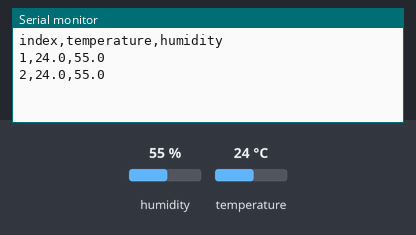
The sketch below on a simulated Arduino Uno, built with avr-gcc and run on an emulated ATmega328P. Shown: the last lines printed to the serial monitor. Inputs (shaded band) come from the test bench; at power-on: humidity 55 %, temperature 24 °C.

Above: at 6.8 s.
6.9 s: humidity set to 22 %
At 9.4 s:
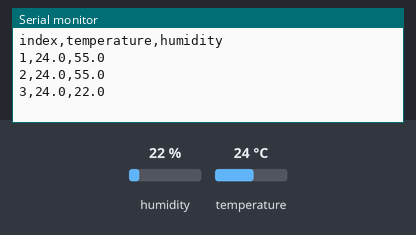
11.4 s: temperature set to 12 °C
At 12.9 s:
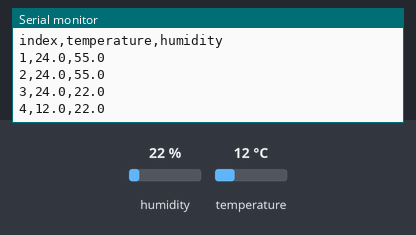
15.9 s: humidity set to 40 %
At 18.7 s:
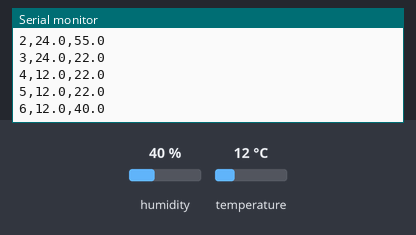
Timing chart, 0 to 20.2 s (numbered marks = the images above; inputs shaded):
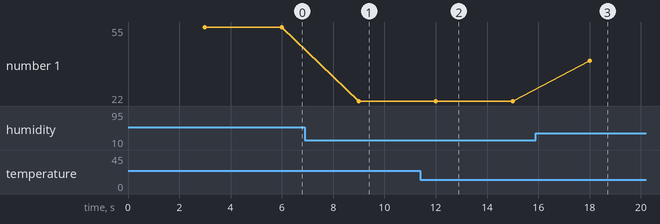

The sketch:

dht11_sensor.ino.ino
```cpp
#include <dht_nonblocking.h>
#define DHT_SENSOR_TYPE DHT_TYPE_11 //include the library

static const int DHT_SENSOR_PIN = 2;
DHT_nonblocking dht_sensor(DHT_SENSOR_PIN, DHT_SENSOR_TYPE);

int readingCount = 0;
const int maxReadings = 200;

void setup() {
  Serial.begin(9600);
  Serial.println("index,temperature,humidity"); // CSV header
}

static bool measure_environment(float *temperature, float *humidity) {
  static unsigned long measurement_timestamp = millis();

  //take reading every 3s
  if (millis() - measurement_timestamp > 3000ul) {
    if (dht_sensor.measure(temperature, humidity) == true) {
      measurement_timestamp = millis();
      return true;
    }
  }
  return false;
}

void loop() {
  float temperature;
  float humidity;

  if (readingCount < maxReadings) {
    if (measure_environment(&temperature, &humidity) == true) {
      // Print clean CSV format: index,temp,humidity
      Serial.print(readingCount + 1);
      Serial.print(",");
      Serial.print(temperature, 1);
      Serial.print(",");
      Serial.println(humidity, 1);

      readingCount++;
    }
  } else {
    while (true) {} // stop forever after 200 readings
  }
}
```

Measured:
- after the input at 6.9 s, the serial monitor: prints a new line after 2.1 s (image 1)
- after the input at 11.4 s, the serial monitor: prints a new line after 0.60 s (image 2)
- after the input at 15.9 s, the serial monitor: prints a new line after 2.1 s (image 3)
- plotted number 1: 55 → 22 after the input at 6.9 s, 22 → 40 after the input at 15.9 s
